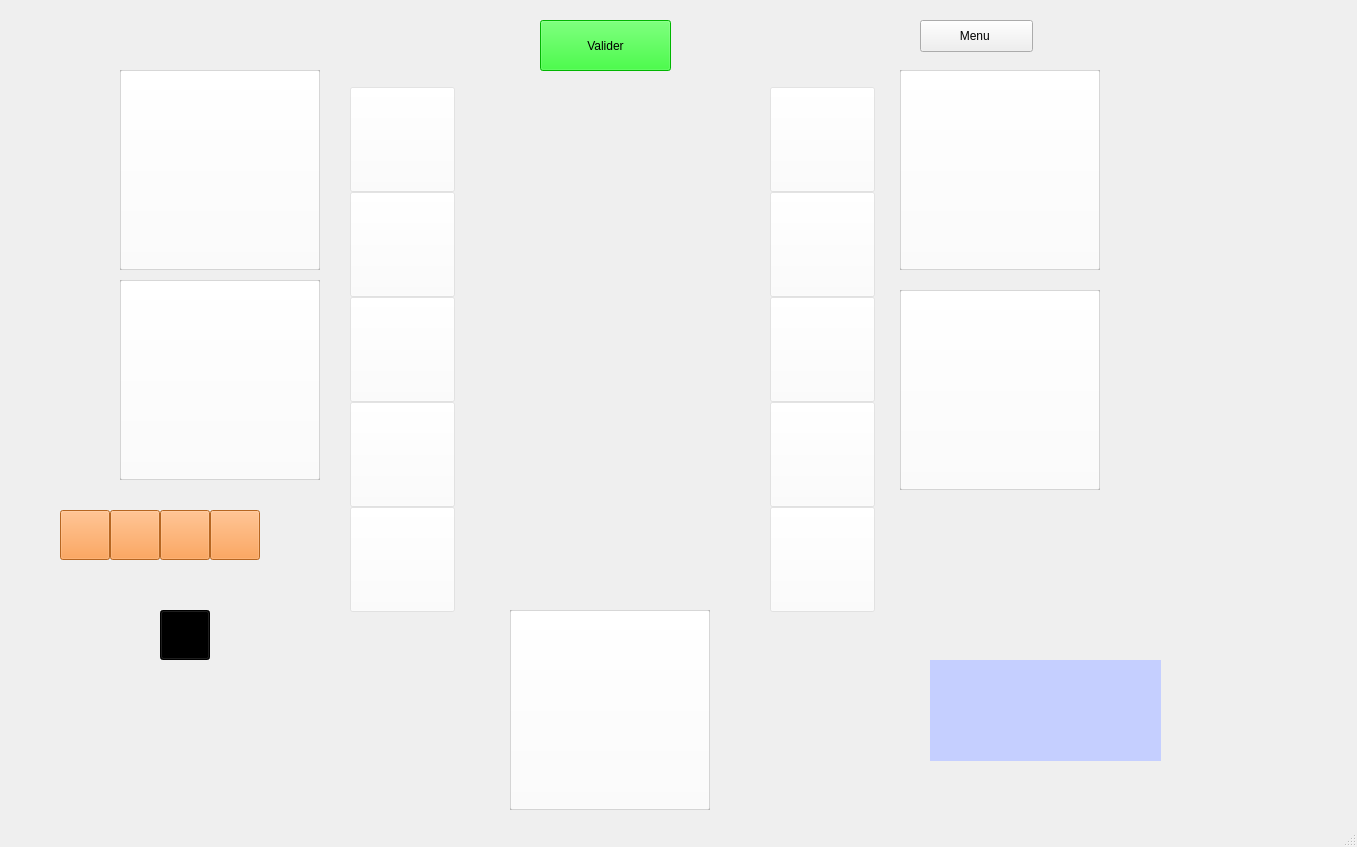
<?xml version="1.0" encoding="UTF-8"?>
<ui version="4.0">
 <class>InGameWindow</class>
 <widget class="QMainWindow" name="InGameWindow">
  <property name="geometry">
   <rect>
    <x>0</x>
    <y>0</y>
    <width>1357</width>
    <height>847</height>
   </rect>
  </property>
  <property name="windowTitle">
   <string>MainWindow</string>
  </property>
  <widget class="QWidget" name="centralwidget">
   <widget class="QWidget" name="container" native="true">
    <property name="geometry">
     <rect>
      <x>0</x>
      <y>-110</y>
      <width>1240</width>
      <height>930</height>
     </rect>
    </property>
    <widget class="QPushButton" name="MenuPrincipal">
     <property name="geometry">
      <rect>
       <x>920</x>
       <y>130</y>
       <width>113</width>
       <height>32</height>
      </rect>
     </property>
     <property name="text">
      <string>Menu </string>
     </property>
    </widget>
    <widget class="QPushButton" name="valider">
     <property name="geometry">
      <rect>
       <x>540</x>
       <y>130</y>
       <width>131</width>
       <height>51</height>
      </rect>
     </property>
     <property name="styleSheet">
      <string notr="true">background-color: rgb(0, 255, 0);</string>
     </property>
     <property name="text">
      <string>Valider</string>
     </property>
    </widget>
    <widget class="QLabel" name="label">
     <property name="geometry">
      <rect>
       <x>930</x>
       <y>770</y>
       <width>231</width>
       <height>101</height>
      </rect>
     </property>
     <property name="styleSheet">
      <string notr="true">background-color: rgb(197, 207, 255);</string>
     </property>
     <property name="text">
      <string/>
     </property>
    </widget>
    <widget class="QWidget" name="cardbox" native="true">
     <property name="geometry">
      <rect>
       <x>60</x>
       <y>620</y>
       <width>250</width>
       <height>250</height>
      </rect>
     </property>
     <widget class="QPushButton" name="move1">
      <property name="geometry">
       <rect>
        <x>0</x>
        <y>0</y>
        <width>50</width>
        <height>50</height>
       </rect>
      </property>
      <property name="styleSheet">
       <string notr="true">background-color: rgb(255, 143, 46);</string>
      </property>
      <property name="text">
       <string/>
      </property>
     </widget>
     <widget class="QPushButton" name="move3">
      <property name="geometry">
       <rect>
        <x>50</x>
        <y>0</y>
        <width>50</width>
        <height>50</height>
       </rect>
      </property>
      <property name="styleSheet">
       <string notr="true">background-color: rgb(255, 143, 46);</string>
      </property>
      <property name="text">
       <string/>
      </property>
     </widget>
     <widget class="QPushButton" name="move4">
      <property name="geometry">
       <rect>
        <x>100</x>
        <y>0</y>
        <width>50</width>
        <height>50</height>
       </rect>
      </property>
      <property name="styleSheet">
       <string notr="true">background-color: rgb(255, 143, 46);
</string>
      </property>
      <property name="text">
       <string/>
      </property>
     </widget>
     <widget class="QPushButton" name="move2">
      <property name="geometry">
       <rect>
        <x>150</x>
        <y>0</y>
        <width>50</width>
        <height>50</height>
       </rect>
      </property>
      <property name="styleSheet">
       <string notr="true">background-color: rgb(255, 143, 46);</string>
      </property>
      <property name="text">
       <string/>
      </property>
     </widget>
     <widget class="QPushButton" name="centre">
      <property name="geometry">
       <rect>
        <x>100</x>
        <y>100</y>
        <width>50</width>
        <height>50</height>
       </rect>
      </property>
      <property name="styleSheet">
       <string notr="true">background-color: rgb(0, 0, 0);</string>
      </property>
      <property name="text">
       <string/>
      </property>
     </widget>
    </widget>
    <widget class="QWidget" name="widget" native="true">
     <property name="geometry">
      <rect>
       <x>350</x>
       <y>197</y>
       <width>525</width>
       <height>525</height>
      </rect>
     </property>
     <widget class="QWidget" name="pion11w" native="true">
      <property name="geometry">
       <rect>
        <x>0</x>
        <y>0</y>
        <width>105</width>
        <height>105</height>
       </rect>
      </property>
      <widget class="QPushButton" name="pion11">
       <property name="geometry">
        <rect>
         <x>0</x>
         <y>0</y>
         <width>105</width>
         <height>105</height>
        </rect>
       </property>
       <property name="styleSheet">
        <string notr="true">background-color: rgba(255, 255, 255, 76);</string>
       </property>
       <property name="text">
        <string/>
       </property>
      </widget>
     </widget>
     <widget class="QWidget" name="pion13w" native="true">
      <property name="geometry">
       <rect>
        <x>0</x>
        <y>315</y>
        <width>105</width>
        <height>105</height>
       </rect>
      </property>
      <widget class="QPushButton" name="pion13">
       <property name="geometry">
        <rect>
         <x>0</x>
         <y>0</y>
         <width>105</width>
         <height>105</height>
        </rect>
       </property>
       <property name="styleSheet">
        <string notr="true">background-color: rgba(255, 255, 255, 76);</string>
       </property>
       <property name="text">
        <string/>
       </property>
      </widget>
     </widget>
     <widget class="QWidget" name="pion22w" native="true">
      <property name="geometry">
       <rect>
        <x>420</x>
        <y>105</y>
        <width>105</width>
        <height>105</height>
       </rect>
      </property>
      <widget class="QPushButton" name="pion22">
       <property name="geometry">
        <rect>
         <x>0</x>
         <y>0</y>
         <width>105</width>
         <height>105</height>
        </rect>
       </property>
       <property name="styleSheet">
        <string notr="true">background-color: rgba(255, 255, 255, 76);</string>
       </property>
       <property name="text">
        <string/>
       </property>
      </widget>
     </widget>
     <widget class="QWidget" name="roi1w" native="true">
      <property name="geometry">
       <rect>
        <x>0</x>
        <y>210</y>
        <width>105</width>
        <height>105</height>
       </rect>
      </property>
      <widget class="QPushButton" name="roi1">
       <property name="geometry">
        <rect>
         <x>0</x>
         <y>0</y>
         <width>105</width>
         <height>105</height>
        </rect>
       </property>
       <property name="styleSheet">
        <string notr="true">background-color: rgba(255, 255, 255, 76);</string>
       </property>
       <property name="text">
        <string/>
       </property>
      </widget>
     </widget>
     <widget class="QWidget" name="pion21w" native="true">
      <property name="geometry">
       <rect>
        <x>420</x>
        <y>0</y>
        <width>105</width>
        <height>105</height>
       </rect>
      </property>
      <widget class="QPushButton" name="pion21">
       <property name="geometry">
        <rect>
         <x>0</x>
         <y>0</y>
         <width>105</width>
         <height>105</height>
        </rect>
       </property>
       <property name="styleSheet">
        <string notr="true">background-color: rgba(255, 255, 255, 76);</string>
       </property>
       <property name="text">
        <string/>
       </property>
      </widget>
     </widget>
     <widget class="QWidget" name="pion12w" native="true">
      <property name="geometry">
       <rect>
        <x>0</x>
        <y>105</y>
        <width>105</width>
        <height>105</height>
       </rect>
      </property>
      <widget class="QPushButton" name="pion12">
       <property name="geometry">
        <rect>
         <x>0</x>
         <y>0</y>
         <width>105</width>
         <height>105</height>
        </rect>
       </property>
       <property name="styleSheet">
        <string notr="true">background-color: rgba(255, 255, 255, 76);</string>
       </property>
       <property name="text">
        <string/>
       </property>
      </widget>
     </widget>
     <widget class="QWidget" name="pion23w" native="true">
      <property name="geometry">
       <rect>
        <x>420</x>
        <y>315</y>
        <width>105</width>
        <height>105</height>
       </rect>
      </property>
      <widget class="QPushButton" name="pion23">
       <property name="geometry">
        <rect>
         <x>0</x>
         <y>0</y>
         <width>105</width>
         <height>105</height>
        </rect>
       </property>
       <property name="styleSheet">
        <string notr="true">background-color: rgba(255, 255, 255, 76);</string>
       </property>
       <property name="text">
        <string/>
       </property>
      </widget>
     </widget>
     <widget class="QWidget" name="pion24w" native="true">
      <property name="geometry">
       <rect>
        <x>420</x>
        <y>420</y>
        <width>105</width>
        <height>105</height>
       </rect>
      </property>
      <widget class="QPushButton" name="pion24">
       <property name="geometry">
        <rect>
         <x>0</x>
         <y>0</y>
         <width>105</width>
         <height>105</height>
        </rect>
       </property>
       <property name="styleSheet">
        <string notr="true">background-color: rgba(255, 255, 255, 76);</string>
       </property>
       <property name="text">
        <string/>
       </property>
      </widget>
     </widget>
     <widget class="QWidget" name="roi2w" native="true">
      <property name="geometry">
       <rect>
        <x>420</x>
        <y>210</y>
        <width>105</width>
        <height>105</height>
       </rect>
      </property>
      <widget class="QPushButton" name="roi2">
       <property name="geometry">
        <rect>
         <x>0</x>
         <y>0</y>
         <width>105</width>
         <height>105</height>
        </rect>
       </property>
       <property name="styleSheet">
        <string notr="true">background-color: rgba(255, 255, 255, 76);</string>
       </property>
       <property name="text">
        <string/>
       </property>
      </widget>
     </widget>
     <widget class="QWidget" name="pion14w" native="true">
      <property name="geometry">
       <rect>
        <x>0</x>
        <y>420</y>
        <width>105</width>
        <height>105</height>
       </rect>
      </property>
      <widget class="QPushButton" name="pion14">
       <property name="geometry">
        <rect>
         <x>0</x>
         <y>0</y>
         <width>105</width>
         <height>105</height>
        </rect>
       </property>
       <property name="styleSheet">
        <string notr="true">background-color: rgba(255, 255, 255, 76);</string>
       </property>
       <property name="text">
        <string/>
       </property>
      </widget>
     </widget>
    </widget>
    <widget class="QFrame" name="carte1frame">
     <property name="geometry">
      <rect>
       <x>120</x>
       <y>180</y>
       <width>200</width>
       <height>200</height>
      </rect>
     </property>
     <property name="frameShape">
      <enum>QFrame::StyledPanel</enum>
     </property>
     <property name="frameShadow">
      <enum>QFrame::Raised</enum>
     </property>
     <widget class="QPushButton" name="carte1">
      <property name="geometry">
       <rect>
        <x>0</x>
        <y>0</y>
        <width>200</width>
        <height>200</height>
       </rect>
      </property>
      <property name="styleSheet">
       <string notr="true">background-color: rgba(255, 255, 255, 30);</string>
      </property>
      <property name="text">
       <string/>
      </property>
      <property name="icon">
       <iconset>
        <normaloff>images/cartes_base/anguille.png</normaloff>images/cartes_base/anguille.png</iconset>
      </property>
      <property name="iconSize">
       <size>
        <width>200</width>
        <height>200</height>
       </size>
      </property>
     </widget>
    </widget>
    <widget class="QFrame" name="carte2frame">
     <property name="geometry">
      <rect>
       <x>120</x>
       <y>390</y>
       <width>200</width>
       <height>200</height>
      </rect>
     </property>
     <property name="frameShape">
      <enum>QFrame::StyledPanel</enum>
     </property>
     <property name="frameShadow">
      <enum>QFrame::Raised</enum>
     </property>
     <widget class="QPushButton" name="carte2">
      <property name="geometry">
       <rect>
        <x>0</x>
        <y>0</y>
        <width>200</width>
        <height>200</height>
       </rect>
      </property>
      <property name="styleSheet">
       <string notr="true">background-color: rgba(255, 255, 255, 30);</string>
      </property>
      <property name="text">
       <string/>
      </property>
     </widget>
    </widget>
    <widget class="QFrame" name="carte3frame">
     <property name="geometry">
      <rect>
       <x>900</x>
       <y>180</y>
       <width>200</width>
       <height>200</height>
      </rect>
     </property>
     <property name="frameShape">
      <enum>QFrame::StyledPanel</enum>
     </property>
     <property name="frameShadow">
      <enum>QFrame::Raised</enum>
     </property>
     <widget class="QPushButton" name="carte3">
      <property name="geometry">
       <rect>
        <x>0</x>
        <y>0</y>
        <width>200</width>
        <height>200</height>
       </rect>
      </property>
      <property name="styleSheet">
       <string notr="true">background-color: rgba(255, 255, 255, 30);</string>
      </property>
      <property name="text">
       <string/>
      </property>
     </widget>
    </widget>
    <widget class="QFrame" name="carte4frame">
     <property name="geometry">
      <rect>
       <x>900</x>
       <y>400</y>
       <width>200</width>
       <height>200</height>
      </rect>
     </property>
     <property name="frameShape">
      <enum>QFrame::StyledPanel</enum>
     </property>
     <property name="frameShadow">
      <enum>QFrame::Raised</enum>
     </property>
     <widget class="QPushButton" name="carte4">
      <property name="geometry">
       <rect>
        <x>0</x>
        <y>0</y>
        <width>200</width>
        <height>200</height>
       </rect>
      </property>
      <property name="styleSheet">
       <string notr="true">background-color: rgba(255, 255, 255, 30);</string>
      </property>
      <property name="text">
       <string/>
      </property>
     </widget>
    </widget>
    <widget class="QFrame" name="carte0frame">
     <property name="geometry">
      <rect>
       <x>510</x>
       <y>720</y>
       <width>200</width>
       <height>200</height>
      </rect>
     </property>
     <property name="frameShape">
      <enum>QFrame::StyledPanel</enum>
     </property>
     <property name="frameShadow">
      <enum>QFrame::Raised</enum>
     </property>
     <widget class="QPushButton" name="carte0">
      <property name="geometry">
       <rect>
        <x>0</x>
        <y>0</y>
        <width>200</width>
        <height>200</height>
       </rect>
      </property>
      <property name="styleSheet">
       <string notr="true">background-color: rgba(255, 255, 255, 30);</string>
      </property>
      <property name="text">
       <string/>
      </property>
     </widget>
    </widget>
   </widget>
  </widget>
  <widget class="QMenuBar" name="menubar">
   <property name="geometry">
    <rect>
     <x>0</x>
     <y>0</y>
     <width>1357</width>
     <height>24</height>
    </rect>
   </property>
  </widget>
  <widget class="QStatusBar" name="statusbar"/>
 </widget>
 <resources>
  <include location="transparent.qrc"/>
 </resources>
 <connections/>
</ui>
